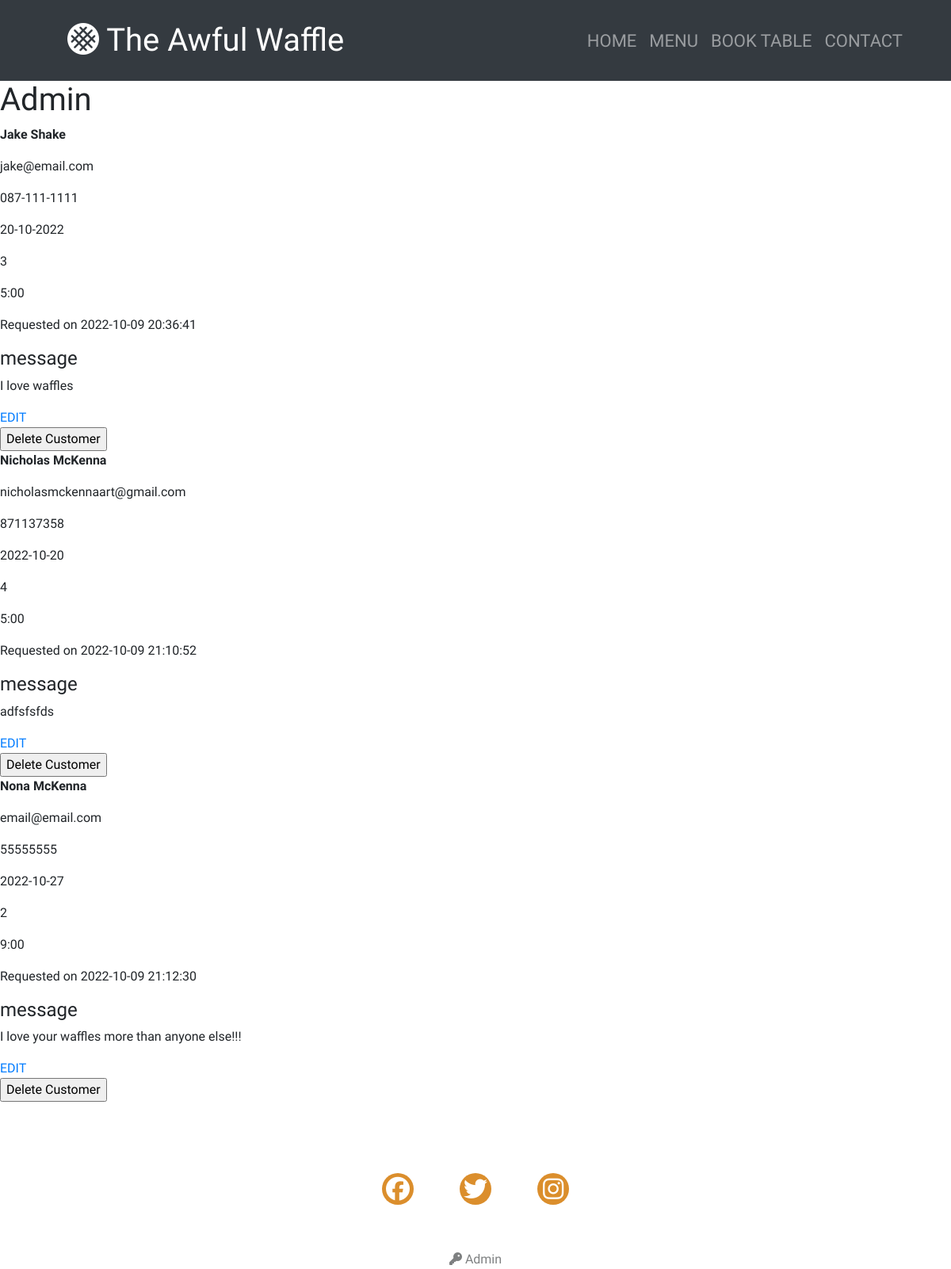
/admin, run on an earlier commit of the app's database.
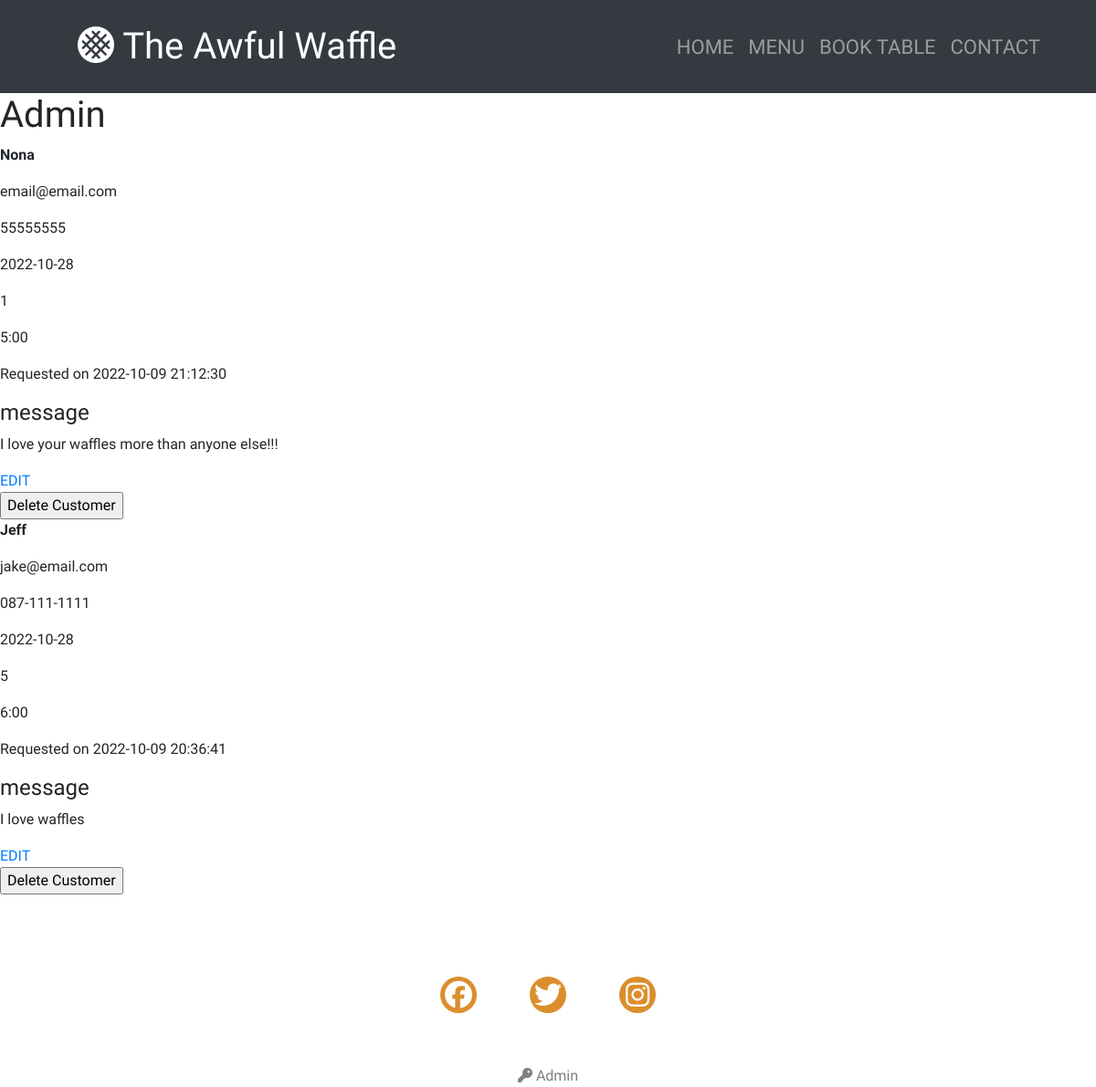
And on a later commit of the database.
### app.py (models this page shows, shortened)
class Customer(db.Model):
    id = db.Column(db.Integer, primary_key=True)
    fullname = db.Column(db.String(100), nullable=False)
    email = db.Column(db.String(100), unique=True, nullable=False)
    phone = db.Column(db.String(50), nullable=False)
    resdate = db.Column(db.String(50), nullable=False)
    partysize = db.Column(db.Integer)
    restime = db.Column(db.String(50), nullable=False)
    created_at = db.Column(db.DateTime(timezone=True),
                           server_default=func.now())
    specialmessage = db.Column(db.Text)

### app.py (the view)
@app.route("/admin")
def admin():
    customers = Customer.query.order_by(Customer.resdate and Customer.restime)
    return render_template("admin.html", customers=customers)

### templates/admin.html
{% extends "base.html" %}
{% block content %}
<h1>Admin</h1>
<div class="content">
    {% for customer in customers %}
        <div class="customer">
            <b>
                <p class="name">{{ customer.fullname }}</p>
            </b>
            <p>{{ customer.email }}</p>
            <p>{{ customer.phone }}</p>
            <p>{{ customer.resdate }}</p>
            <p>{{ customer.partysize }}</p>
            <p>{{ customer.restime }}</p>
            <p>Requested on {{ customer.created_at }}</p>
            <div class="bio">
                <h4>message</h4>
                <p>{{ customer.specialmessage }}</p>
            </div>
            <a href="/{{customer.id}}/editcustomer/">EDIT</a>
            <form method="POST"
                action="{{ url_for('delete', customer_id=customer.id) }}">
            <input type="submit" value="Delete Customer"
                onclick="return confirm('Are you sure you want to delete this booking?')">
            </form>
        </div>
    {% endfor %}
</div>
{% endblock %}

### templates/base.html (shortened to what this page needs)
<!DOCTYPE html>
<html lang="en">
<head>
    <link rel="stylesheet" href="https://cdnjs.cloudflare.com/ajax/libs/twitter-bootstrap/4.6.1/css/bootstrap.min.css">
    <link rel="stylesheet" href="https://cdnjs.cloudflare.com/ajax/libs/animate.css/3.5.2/animate.min.css">
    <link rel="stylesheet" href="{{ url_for('static', filename='css/style.css') }}">
</head>
<body style="font-family: 'Cabin Sketch', serif;">
    <nav class="navbar navbar-dark navbar-expand-md bg-dark py-3">
        <div class="container"><a class="navbar-brand d-flex align-items-center" href="#"><span
                    style="font-family: 'Cabin Sketch', serif;font-size: 40px;"><svg xmlns="http://www.w3.org/2000/svg"
                        viewBox="0 0 512 512" width="1em" height="1em" fill="currentColor" style="margin-bottom: 8px;">
                    </svg><i class="fa-solid fa-stroopwafel"></i> The Awful Waffle</span></a>
            <div class="collapse navbar-collapse" id="navcol-1" style="padding-right: 8px;">
                <ul class="navbar-nav ml-auto">
                    <li class="nav-item"><a class="nav-link" href="{{ url_for('index') }}"
                        style="font-size: 22px;">HOME </a></li>
                    <li class="nav-item"><a class="nav-link" href="{{ url_for('menu') }}"
                            style="font-size: 22px;">MENU </a></li>
                    <li class="nav-item"><a class="nav-link" href="{{ url_for('booktable') }}"
                            style="font-size: 22px;">BOOK TABLE </a></li>
                    <li class="nav-item"><a class="nav-link" href="{{ url_for('contact') }}"
                            style="font-size: 22px;">CONTACT </a></li>
                </ul>
            </div>
        </div>
    </nav>
    {% block content %}
    {% endblock %}
    <div class="container text-center d-lg-flex justify-content-lg-center py-4">
        <div class="row row-cols-1 row-cols-lg-3">
            <div class="col">
                <ul class="list-inline d-lg-flex my-2" style="padding-top: 33px;">
                    <li class="list-inline-item" style="padding: 25px;">
                        <div class="bs-icon-circle bs-icon-primary bs-icon" style="width: 40px;height: 40px;background: rgb(219,142,44);"><i class="fa-brands fa-facebook" style="font-size:2.5em"></i></div>
                    </li>
                    <li class="list-inline-item" style="padding: 25px;">
                        <div class="bs-icon-circle bs-icon-primary bs-icon" style="width: 40px;height: 40px;background: rgb(219,142,44);"><i class="fa-brands fa-twitter" style="font-size:2.5em"></i></div>
                    </li>
                    <li class="list-inline-item" style="padding: 25px;">
                        <div class="bs-icon-circle bs-icon-primary bs-icon" style="width: 40px;height: 40px;background: rgb(219,142,44);"><i class="fa-brands fa-instagram" style="font-size:2.5em"></i></div>
                    </li>
                </ul>
            </div>
        </div>
    </div>
    <div class="d-flex justify-content-center">
    <a href="{{ url_for('admin') }}" style="color: rgb(126,128,129);"><i class="fa-solid fa-key"></i> Admin</a>
    </div>
</body>
</html>

### static/css/style.css (style rules this page uses)
.bs-icon { --bs-icon-size: 0.75rem; display: flex; flex-shrink: 0; justify-content: center; align-items: center; font-size: var(--bs-icon-size); width: calc(var(--bs-icon-size) * 2); height: calc(var(--bs-icon-size) * 2); color: var(--primary); }
.bs-icon.bs-icon-primary { color: var(--white); background: var(--primary); }
.bs-icon.bs-icon-circle { border-radius: 50%; }

What changed in the data, as far as the page shows it:
removed Customer: fullname "Nicholas McKenna", email "nicholasmckennaart@gmail.com", phone "871137358", resdate "2022-10-20", partysize "4", restime "5:00", created_at "2022-10-09 21:10:52", specialmessage "adfsfsfds"
changed Customer "email@email.com": fullname "Nona McKenna" → "Nona"; resdate "2022-10-27" → "2022-10-28"; partysize "2" → "1"; restime "9:00" → "5:00"; moves up the list
changed Customer "jake@email.com": fullname "Jake Shake" → "Jeff"; resdate "20-10-2022" → "2022-10-28"; partysize "3" → "5"; restime "5:00" → "6:00"
